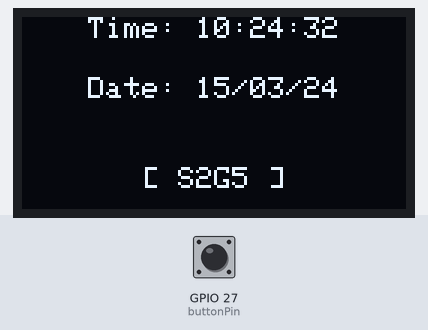
The sketch below on a simulated ESP32. On the bench: 128×64 one-colour display. The inputs (shaded band) are chosen by the test bench; at power-on: GPIO 27 (buttonPin) HIGH. WiFi joins after 1.5 s; servers stay silent unless stated; the local clock reads 2024-03-15 10:24:30 at power-on unless the sketch sets it; what the sketch prints to the serial monitor is not drawn.

Above: at 2.7 s.
2.8 s: GPIO 27 (buttonPin) pulled LOW for 0.15 s
At 3.6 s:
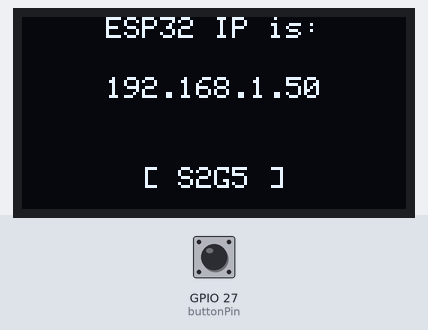
4.4 s: GPIO 27 (buttonPin) pulled LOW for 1 s
At 5.8 s:
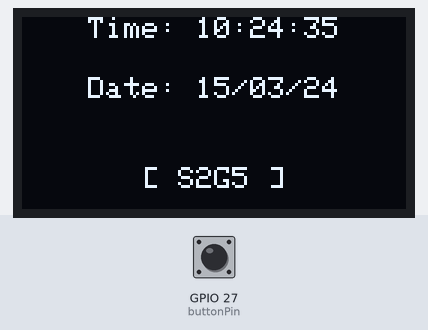
6.9 s: GPIO 27 (buttonPin) pulled LOW for 3.2 s
At 7.7 s:
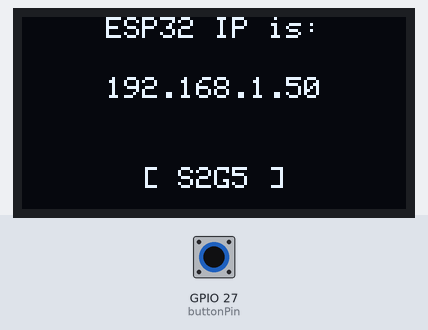
11.6 s: GPIO 27 (buttonPin) pulled LOW for 0.15 s
At 12.8 s:
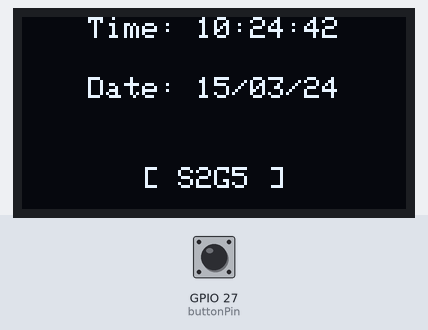
Timing chart, 0 to 14.5 s (numbered marks = the images above; inputs shaded):
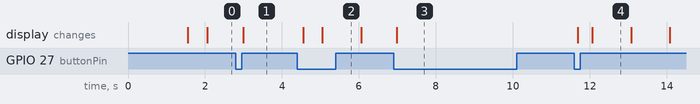

Measured:
- after the input at 2.8 s, the display: changes after 0.19 s (image 1)
- after the input at 4.4 s, the display: first changes after 0.15 s (image 2 shows a later state)
- after the input at 6.9 s, the display: changes after 0.09 s (image 3)
- after the input at 11.6 s, the display: first changes after 0.09 s (image 4 shows a later state)

The sketch:

IoT_Lab1_2-NTP-connected-WIFI.ino
```cpp
#include <WiFi.h>
#include <Wire.h>
#include <Adafruit_GFX.h>
#include <Adafruit_SSD1306.h>
#include <time.h>

#define SCREEN_WIDTH 128
#define SCREEN_HEIGHT 64
#define OLED_RESET -1
Adafruit_SSD1306 display(SCREEN_WIDTH, SCREEN_HEIGHT, &Wire, OLED_RESET);

// Replace with your network credentials
const char* ssid = "--"; // Wifi ssid
const char* password = "--"; // Wifi password

// NTP server and time settings for Thailand (GMT+7)
const char* ntpServer = "pool.ntp.org";
const long gmtOffset_sec = 3600 * 7;  // GMT+7
const int daylightOffset_sec = 0;

int buttonPin = 27; // GPIO for the push button (adjust based on your setup)
bool showIPAddress = false; // Toggle state for OLED display
bool lastButtonState = HIGH; // Store the last button state

struct tm timeinfo;

void displayCenteredText(const String& text, int y) {
    int16_t x1, y1;
    uint16_t w, h;

    // Measure the text's width and height in pixels
    display.getTextBounds(text, 0, y, &x1, &y1, &w, &h);

    // Calculate x position to center the text horizontally
    int x = (display.width() - w) / 2;

    // Set the cursor to the calculated position
    display.setCursor(x, y);
    display.println(text);
}

void setup() {
    // Initialize serial monitor for debugging
    Serial.begin(115200);

    // Initialize button pin
    pinMode(buttonPin, INPUT_PULLUP);

    // Initialize OLED display
    if (!display.begin(SSD1306_SWITCHCAPVCC, 0x3C)) {
        Serial.println(F("SSD1306 allocation failed"));
        for (;;);
    }
    display.clearDisplay();
    display.setTextSize(1);
    display.setTextColor(SSD1306_WHITE);

    // Connect to WiFi
    Serial.print("Connecting to ");
    Serial.println(ssid);
    WiFi.begin(ssid, password);

    while (WiFi.status() != WL_CONNECTED) {
        delay(500);
        Serial.print(".");
    }

    Serial.println("\nWiFi connected.");
    Serial.print("IP address: ");
    Serial.println(WiFi.localIP());

    // Configure NTP
    configTime(gmtOffset_sec, daylightOffset_sec, ntpServer);
}

void loop() {
    // Read button state
    bool buttonState = digitalRead(buttonPin);

    // Check for button press (HIGH to LOW transition)
    if (buttonState == LOW && lastButtonState == HIGH) {
        showIPAddress = !showIPAddress; // Toggle display state
        delay(50); // Small delay for debounce
    }

    // Update the last button state
    lastButtonState = buttonState;

    display.clearDisplay();

    if (showIPAddress) {
        // Display IP address
        displayCenteredText("ESP32 IP is:", 0);  // Header text
        displayCenteredText(WiFi.localIP().toString(), 20);  // IP address
    } else {
        // Get current time and date
        if (getLocalTime(&timeinfo)) {
            // Display time in HH:MM:SS format
            char timeStr[9];
            strftime(timeStr, sizeof(timeStr), "%H:%M:%S", &timeinfo);
            displayCenteredText(String("Time: ") + timeStr, 0);

            // Display date in DD/MM/YY format
            char dateStr[9];
            strftime(dateStr, sizeof(dateStr), "%d/%m/%y", &timeinfo);
            displayCenteredText(String("Date: ") + dateStr, 20);

        } else {
            Serial.println("Failed to obtain time");
            displayCenteredText("Time Sync Error", 0);
        }
    }

    // Display the group name
    displayCenteredText("[ S2G5 ]", 50);

    display.display();
    delay(100); // Update every 100 ms
}
```
